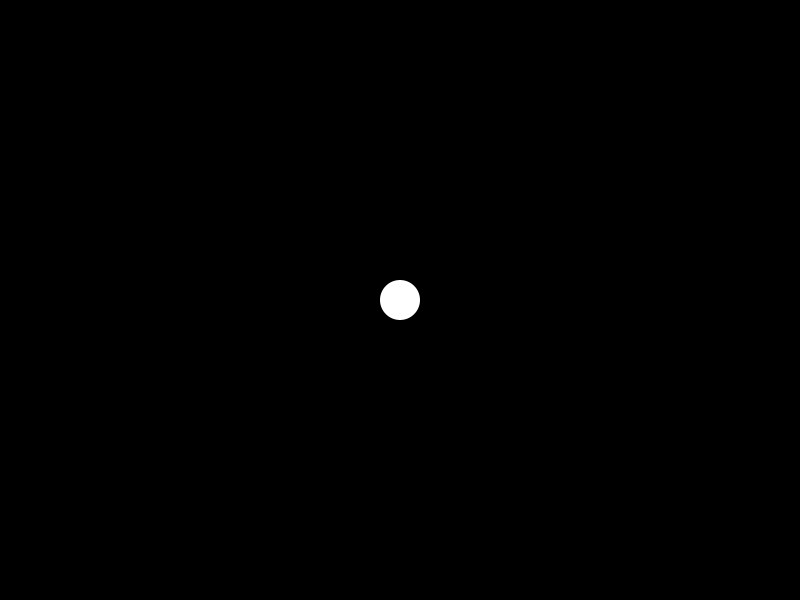
Frame 1 (no input)
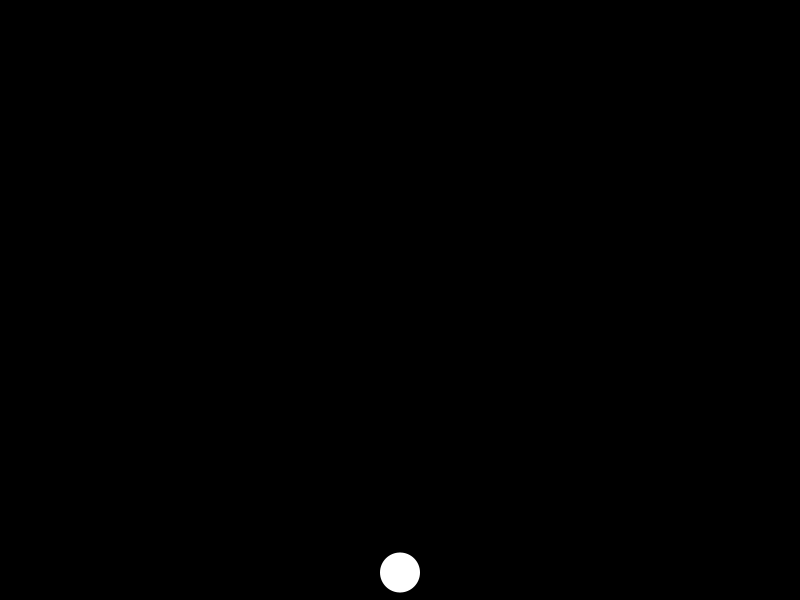
Frame 60 (the mouse pressed at the canvas centre just before this capture)
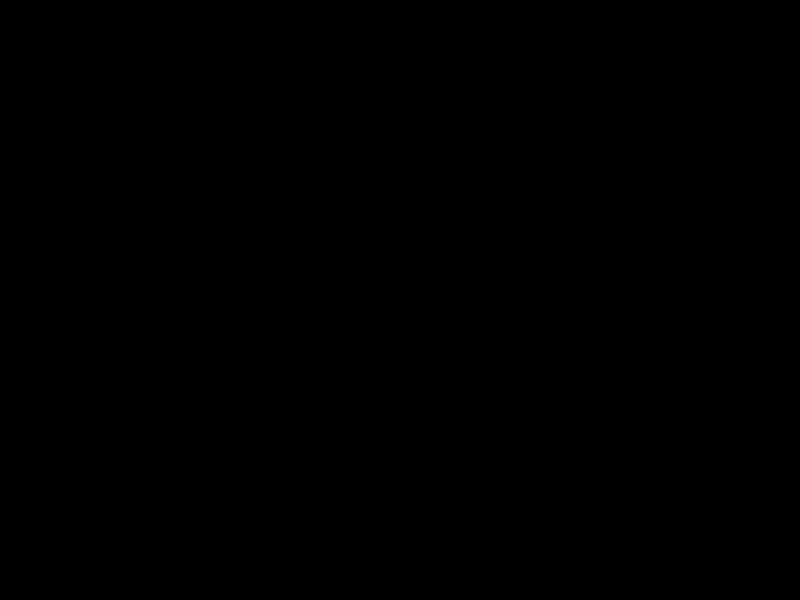
Frame 120 (the mouse held since frame 60 and released just before this capture)

The Processing sketch that drew these frames (run headless with seeded random() and noise(); from frame 60 on, the mouse is pressed at the canvas centre):

// Processing sketch: aceleracionMouse2
// ── aceleracionMouse2.pde
Ball b;

void setup() {
  size(800, 600);
  b = new Ball(width/2, height/2, 0, 0);
}

void draw() {
  background(0);
  PVector gravity = new PVector(0, 0.5);
  b.aplicarFuerza(gravity);

  if (mousePressed) {
    PVector viento = new PVector(mouseX, mouseY);
    viento.sub(b.pos);
    viento.setMag(-1);
    b.aplicarFuerza(viento);
  }

  b.draw();
  b.refresh();
}
// ── Ball.pde
class Ball {
  PVector pos;
  PVector speed;
  PVector acc;

  Ball(float x, float y, float speedX, float speedY) {
    pos = new PVector (x, y);
    speed = new PVector (speedX, speedY);
    acc = new PVector(0, 0);
  }

  void refresh() {
    speed.add(acc);
    speed.limit(5);
    pos.add(speed);
    acc.mult(0);
    pos.x  = pos.x % width;
    pos.y = pos.y % height;
  }

  void draw() {
    noStroke();
    fill(255);
    ellipse(pos.x, pos.y, 40, 40);
  }

  void aplicarFuerza(PVector fuerza) {
    acc.add(fuerza);
  }
}
